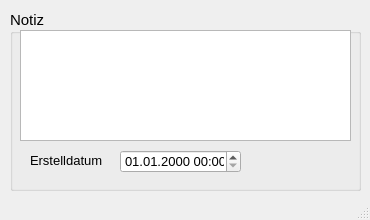
<?xml version="1.0" encoding="UTF-8"?>
<ui version="4.0">
 <class>MainWindow</class>
 <widget class="QMainWindow" name="MainWindow">
  <property name="geometry">
   <rect>
    <x>0</x>
    <y>0</y>
    <width>370</width>
    <height>220</height>
   </rect>
  </property>
  <property name="minimumSize">
   <size>
    <width>310</width>
    <height>220</height>
   </size>
  </property>
  <property name="font">
   <font>
    <family>Tahoma</family>
    <pointsize>10</pointsize>
   </font>
  </property>
  <property name="windowTitle">
   <string>Anbindung Direkteinleiter</string>
  </property>
  <property name="layoutDirection">
   <enum>Qt::LeftToRight</enum>
  </property>
  <widget class="QWidget" name="centralwidget">
   <widget class="QGroupBox" name="groupBox_3">
    <property name="geometry">
     <rect>
      <x>10</x>
      <y>10</y>
      <width>351</width>
      <height>181</height>
     </rect>
    </property>
    <property name="font">
     <font>
      <family>Tahoma</family>
      <pointsize>11</pointsize>
     </font>
    </property>
    <property name="title">
     <string>Notiz</string>
    </property>
    <widget class="QgsDateTimeEdit" name="createdat">
     <property name="geometry">
      <rect>
       <x>110</x>
       <y>140</y>
       <width>121</width>
       <height>23</height>
      </rect>
     </property>
     <property name="font">
      <font>
       <family>Tahoma</family>
       <pointsize>10</pointsize>
      </font>
     </property>
     <property name="currentSection">
      <enum>QDateTimeEdit::DaySection</enum>
     </property>
     <property name="displayFormat">
      <string>dd.MM.yyyy HH:mm</string>
     </property>
    </widget>
    <widget class="QLabel" name="label_71">
     <property name="geometry">
      <rect>
       <x>20</x>
       <y>140</y>
       <width>91</width>
       <height>21</height>
      </rect>
     </property>
     <property name="font">
      <font>
       <family>Tahoma</family>
       <pointsize>10</pointsize>
      </font>
     </property>
     <property name="text">
      <string>Erstelldatum</string>
     </property>
    </widget>
    <widget class="QTextEdit" name="notiz">
     <property name="geometry">
      <rect>
       <x>10</x>
       <y>20</y>
       <width>331</width>
       <height>111</height>
      </rect>
     </property>
     <property name="minimumSize">
      <size>
       <width>0</width>
       <height>0</height>
      </size>
     </property>
     <property name="toolTip">
      <string>&lt;html&gt;&lt;head/&gt;&lt;body&gt;&lt;p&gt;Platz für zusätzliche Kommentare.&lt;/p&gt;&lt;/body&gt;&lt;/html&gt;</string>
     </property>
     <property name="statusTip">
      <string>Platz für zusätzliche Kommentare.</string>
     </property>
    </widget>
   </widget>
  </widget>
  <widget class="QStatusBar" name="statusbar"/>
 </widget>
 <customwidgets>
  <customwidget>
   <class>QgsDateTimeEdit</class>
   <extends>QDateTimeEdit</extends>
   <header>qgsdatetimeedit.h</header>
  </customwidget>
 </customwidgets>
 <resources/>
 <connections/>
</ui>
